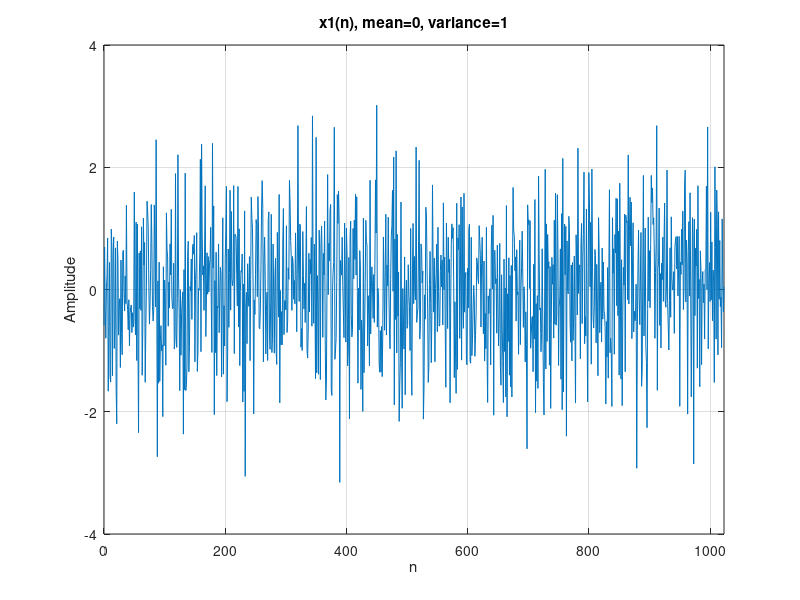
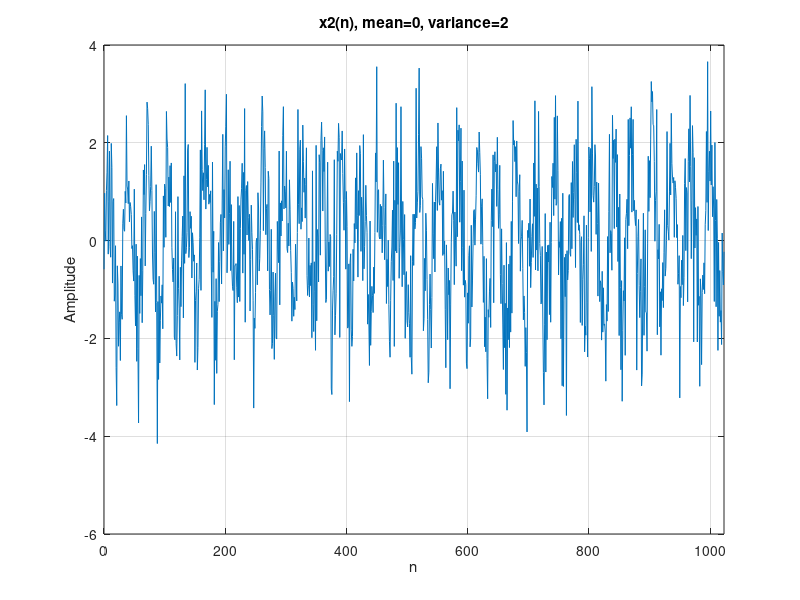
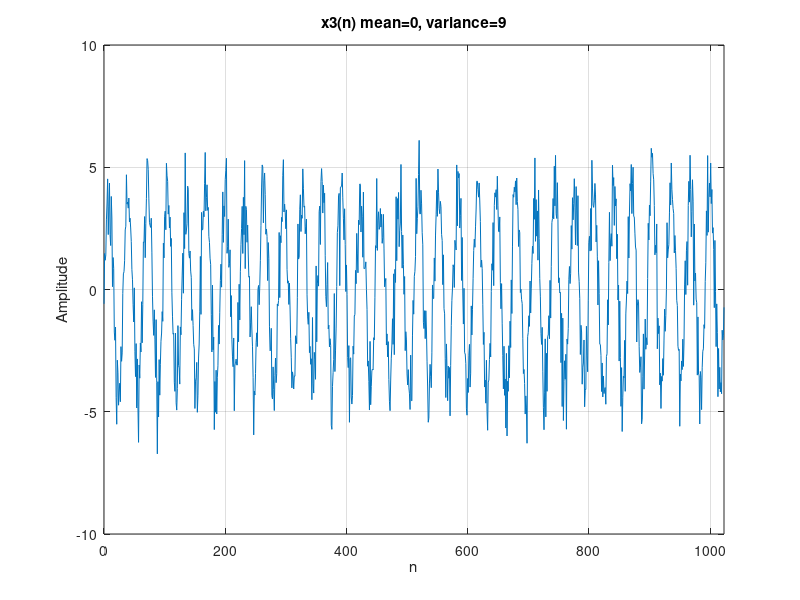
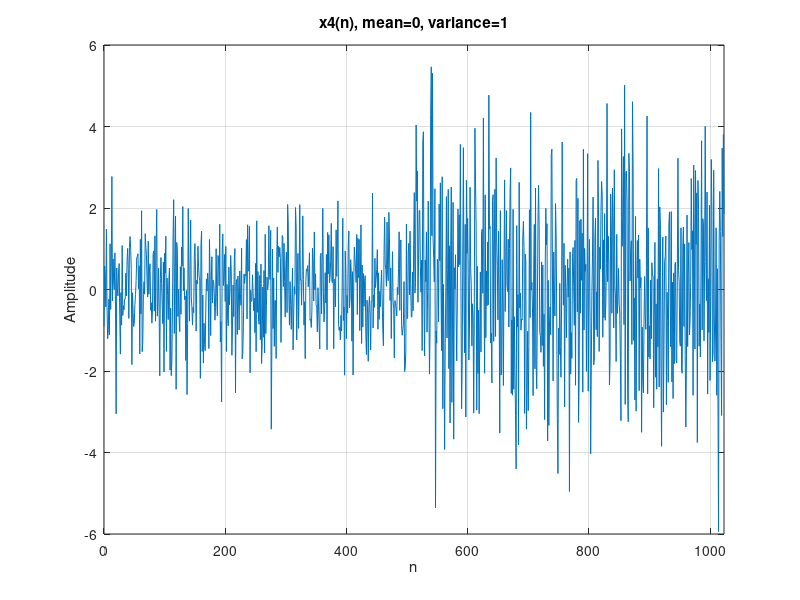

The MATLAB source for these figures, in order: (Note: this script raises an error after producing the figures.)
% A
N = 1024;
x1 = randn(1, 1024);
n = 0: 1023;
A2 = sqrt(2);
x2 = x1 + A2*sin(pi/16*n);
A3 = sqrt(2*10^0.9);
x3 = x1 + A3*sin(pi/16*n);
x4 = [randn(1, 512) sqrt(4)*randn(1, 512)];

% B.1
figure; 
plot(n,x1); grid;
title('x1(n), mean=0, variance=1');
xlabel('n'); 
ylabel('Amplitude');
xlim([0 1023]);

figure; 
plot(n,x2); grid;
title('x2(n), mean=0, variance=2');
xlabel('n'); 
ylabel('Amplitude');
xlim([0 1023]);

figure; 
plot(n,x3); grid;
title('x3(n) mean=0, variance=9');
xlabel('n'); 
ylabel('Amplitude');
xlim([0 1023]);

figure; 
plot(n,x4); grid;
title('x4(n), mean=0, variance=1');
xlabel('n'); 
ylabel('Amplitude');
xlim([0 1023]);

% B.2
figure;
h1 = histfit(x1);
xlabel('value');
ylabel('Number of points');
title ('Probability density function estimate of x1');
grid;

figure;
h2 = histfit(x2);
xlabel('value');
ylabel('Number of points');
title ('Probability density function estimate of x2');
grid;

figure;
h3 = histfit(x3);
xlabel('value');
ylabel('Number of points');
title ('Probability density function estimate of x3');
grid;

figure;
h4 = histfit(x4);
xlabel('value');
ylabel('Number of points');
title ('Probability density function estimate of x4');
grid;

% B.3
fs = 1;
NFFT = 128;
overlap = 64;
beta = 5;
window = kaiser(NFFT, beta);

[X1,f] = pwelch(x1, window, overlap, NFFT, fs, 'centered');
figure;
plot(f, 10*log10(X1)); grid;
set(gca,'xtick', [-0.5 -0.25 0 0.25 0.5]);
xlabel('f (cycles/sample)');
ylabel('Magnitude (dB)');
title('Power spectral estimates x1');

[X2,f] = pwelch(x2, window, overlap, NFFT, fs, 'centered');
figure;
plot(f, 10*log10(X2)); grid;
set(gca,'xtick', [-0.5 -0.25 0 0.25 0.5]);
xlabel('f (cycles/sample)');
ylabel('Magnitude (dB)');
title('Power spectral estimates x2');

[X3,f] = pwelch(x3, window, overlap, NFFT, fs, 'centered');
figure;
plot(f, 10*log10(X3)); grid;
set(gca,'xtick', [-0.5 -0.25 0 0.25 0.5]);
xlabel('f (cycles/sample)');
ylabel('Magnitude (dB)');
title('Power spectral estimates x3');

[X4,f] = pwelch(x4, window, overlap, NFFT, fs, 'centered');
figure;
plot(f, 10*log10(X4)); grid;
set(gca,'xtick', [-0.5 -0.25 0 0.25 0.5]);
xlabel('f (cycles/sample)');
ylabel('Magnitude (dB)');
title('Power spectral estimates x4');


% C.1
x1 = x1(1:1000);
mean_sq_est_1 = zeros(1, 100);
for i = 0:99
    sq_sum = 0;
    for m = 1:10
        sq_sum = sq_sum + x1(10*i + m)^2;
    end
    mean_sq_est_1(i+1) = sq_sum/10;
end
i = 0:99;
median1 = median(mean_sq_est_1);
figure;
scatter(i, mean_sq_est_1); grid;
xlabel('i');
ylabel('value');
title('Sample mean-square estimate of x1');
hold on;
plot(i, median1*ones(1,100),'r--');
hold off;

x2 = x2(1:1000);
mean_sq_est_2 = zeros(1, 100);
for i = 0:99
    sq_sum = 0;
    for m = 1:10
        sq_sum = sq_sum + x2(10*i + m)^2;
    end
    mean_sq_est_2(i+1) = sq_sum/10;
end
i = 0:99;
median2 = median(mean_sq_est_2);
figure;
scatter(i, mean_sq_est_2); grid;
xlabel('i');
ylabel('value');
title('Sample mean-square estimate of x2');
hold on;
plot(i, median2*ones(1,100),'r--');
hold off;

x3 = x3(1:1000);
mean_sq_est_3 = zeros(1, 100);
for i = 0:99
    sq_sum = 0;
    for m = 1:10
        sq_sum = sq_sum + x3(10*i + m)^2;
    end
    mean_sq_est_3(i+1) = sq_sum/10;
end
i = 0:99;
median3 = median(mean_sq_est_3);
figure;
scatter(i, mean_sq_est_3); grid;
xlabel('i');
ylabel('value');
title('Sample mean-square estimate of x2');
hold on;
plot(i, median3*ones(1,100),'r--');
hold off;

x4 = x4(1:1000);
mean_sq_est_4 = zeros(1, 100);
for i = 0:99
    sq_sum = 0;
    for m = 1:10
        sq_sum = sq_sum + x4(10*i + m)^2;
    end
    mean_sq_est_4(i+1) = sq_sum/10;
end
i = 0:99;
median4 = median(mean_sq_est_4);
figure;
scatter(i, mean_sq_est_4); grid;
xlabel('i');
ylabel('value');
title('Sample mean-square estimate of x4');
hold on;
plot(i, median4*ones(1,100),'r--');
hold off;

count1 = 1;
for i = 1:99
    if ((mean_sq_est_1(i) - median1) * (mean_sq_est_1(i+1) - median1) < 0)
        count1 = count1 + 1;
    end
end
    
count2 = 1;
for i = 1:99
    if ((mean_sq_est_2(i) - median2) * (mean_sq_est_2(i+1) - median2) < 0)
        count2 = count2 + 1;
    end
end

count3 = 1;
for i = 1:99
    if ((mean_sq_est_3(i) - median3) * (mean_sq_est_3(i+1) - median3) < 0)
        count3 = count3 + 1;
    end
end

count4 = 1;
for i = 1:99
    if ((mean_sq_est_4(i) - median4) * (mean_sq_est_4(i+1) - median4) < 0)
        count4 = count4 + 1;
    end
end

% C.2
N = 1000;
K = 30;
n = K-3;
F = N/K*ones(1, K);
alpha = (29:-1:0)/30;
z_alpha = icdf('normal',1-alpha,0, 1);

mean1 = mean(x1);
std1 = std(x1);
chi1 = mean1 + std1*z_alpha;
f1 = zeros(1, K);
for i = 2:K
    f1(i) = length(find(x1>chi1(i-1) & x1<chi1(i)));
end
f1(1) = N - sum(f1);
abs_ff_1 = abs(f1 - F);
chi_sq_1 = abs_ff_1.^2./F;
chi_sq_1_sum = sum(chi_sq_1)

mean2 = mean(x2);
std2 = std(x2);
chi2 = mean2 + std2*z_alpha;
f2 = zeros(1, K);
for i = 2:K
    f2(i) = length(find(x2>=chi2(i-1) & x2<chi2(i)));
end
f2(1) = N - sum(f2);
abs_ff_2 = abs(f2 - F);
chi_sq_2 = abs_ff_2.^2./F;
chi_sq_2_sum = sum(chi_sq_2)

index = 1:30;
index = index';
alpha = alpha';
z_alpha = z_alpha';
chi1 = chi1';
chi2 = chi2';
f1 = f1';
f2 = f2';
F = F';
abs_ff_1 = abs_ff_1';
abs_ff_2 = abs_ff_2';
chi_sq_1 = chi_sq_1';
chi_sq_2 = chi_sq_2';
T = table(index,alpha,z_alpha,chi1,f1,F,abs_ff_1,chi_sq_1)
T = table(index,alpha,z_alpha,chi2,f2,F,abs_ff_2,chi_sq_2)



